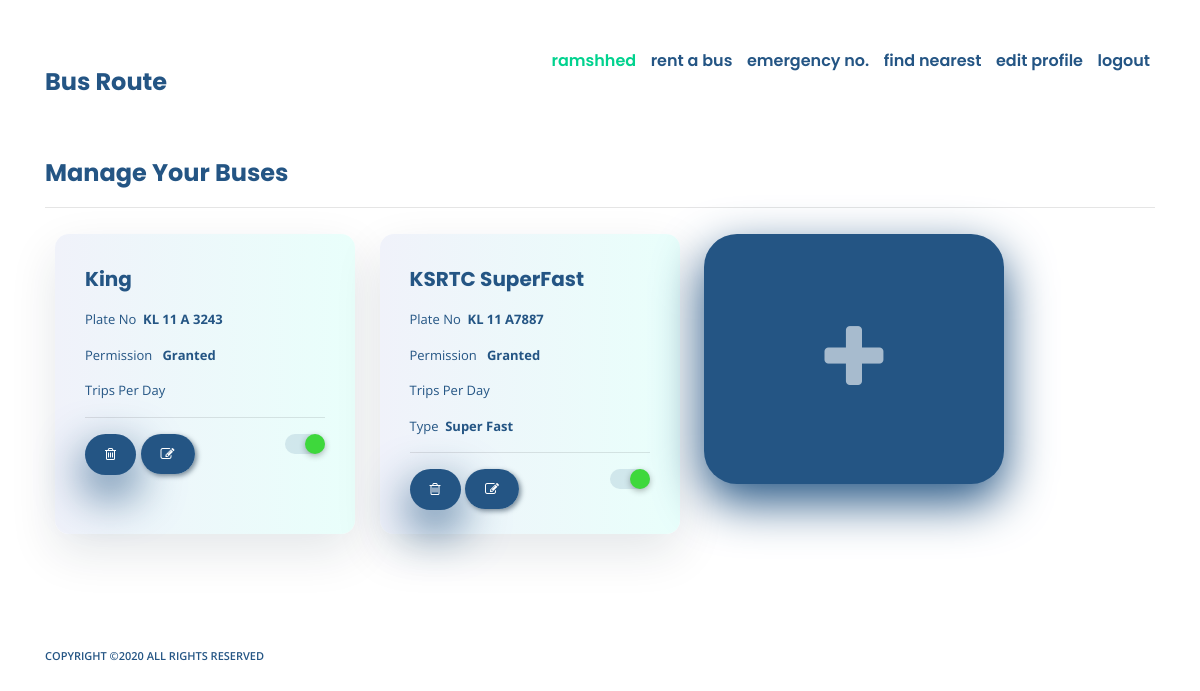
Screenshot of /bus/owner/main/ (signed in) with the database file from the repository.
### accounts/models.py (models this page shows)
class UserAccounts(AbstractUser):
    username = None
    email = models.EmailField(_('email address'), unique=True)
    is_bus_owner = models.BooleanField(default=False)
    phone_regex = RegexValidator(regex=r'^\+?1?\d{9,15}$', message="Invalid format, ex: '+999999999'.")
    phone = models.CharField(validators=[phone_regex], max_length=17, blank=True, null=True)
    USERNAME_FIELD = 'email'
    REQUIRED_FIELDS = []
    objects = UserManager()

### bus/models.py (models this page shows, shortened)
class BaseModel(models.Model):
    created_date = models.DateTimeField(auto_now_add=True)
    modified_date = models.DateTimeField(auto_now=True)
    class Meta:
        abstract = True

class BusModel(BaseModel):
    owner = models.ForeignKey(get_user_model(),on_delete=models.CASCADE)
    name = models.CharField(max_length=60)
    reg_no = models.CharField(max_length=30)
    active = models.BooleanField(default=False)
    permitted = models.BooleanField(default=False)
    category = models.CharField(max_length=15,choices=bus_category,default='private')
    ksrtc_category = models.CharField(max_length=15,choices=ksrtc_buses,null=True,blank=True)
    capacity = models.IntegerField(default=0)
    booking = models.BooleanField(default=False)
    minimum_rate = models.IntegerField(null=True,blank=True)
    rate_hour = models.IntegerField(null=True,blank=True)

### bus/views.py (the view)
# urls.py: path('owner/main/', views.owner_main_view),
@login_required(login_url=OWNER_URL)
@permission_required(OWNER_PERM,login_url = OWNER_URL)
def owner_main_view(request):
    bus_list = BusModel.objects.filter(owner=request.user)
    if request.method == "POST":
        form = CreateBusForm(request.POST)
        if form.is_valid():
            tmp = form.save(commit=False)
            tmp.owner = request.user
            tmp.save()
            messages.info(request, 'Bus Added Successfully!')
            return redirect('/bus/owner/main/')
        else:
            context = {
                "buses" : bus_list,
                "form" : form
            }
            return render(request, 'bus/buses.html',context)
    else:
        form = CreateBusForm()
        context = {
            "buses" : bus_list,
            "form" : form
        }
        return render(request, "bus/buses.html", context)

### templates/bus/buses.html (shortened to what this page needs)
{% extends 'base.html' %}
{% load static %}
{% block content %}
<div class="hos-pol-container">
    <p class="form-heading-register">Manage Your Buses</p><hr>
    {% for i in buses %}
    <div class="owner-bus-card {% if not i.permitted %} greyed {% endif %}">
        <p class="basic-p-owner">{{ i.name }}</p>
        <p class="basic-p-para">Plate No  &nbsp;<b>{{ i.reg_no| upper }}</b></p>
        <p class="basic-p-para">Permission  &nbsp;<b>{% if i.permitted %} Granted {% else %} Requested {% endif %}</b></p>
        <p class="basic-p-para">Trips Per Day  &nbsp;<b></b></p>
        {% if i.ksrtc_category %}
        <p class="basic-p-para">Type  &nbsp;<b>{{ i.get_ksrtc_category_display }}</b></p>
        {% endif %}
        <hr>
        <div style="display: flex;flex-direction: row;justify-content: space-between;">
        <div class="d-inline-block" >
        <button class="del-bus" data-id="{{i.id}}"><i class="fa fa-trash-o" aria-hidden="true"></i></button>
        <a href="/bus/owner/routes/{{ i.id }}/"><i class="fa fa-pencil-square-o" aria-hidden="true"></i></a>
        </div>
        {% if i.permitted %}
        <div class="text-right d-inline-block" style="vertical-align: -webkit-baseline-middle;">
        <label class="switch"><input data-id="{{ i.id }}" type="checkbox" {% if i.active %} checked{% endif %}/>    <div></div>
        </label></div>{% endif %}
        </div>
    </div>
    {% endfor %}
    <button class="owner-bus-card-add" data-toggle="modal" data-target="#myModal">
        <i class="fa fa-plus" aria-hidden="true"></i>
    </button>
</div>
{% endblock %}

### templates/base.html (shortened to what this page needs)
{% load static %}
<!DOCTYPE html>
<html lang="en">
<head>
    <link rel="stylesheet" href="https://maxcdn.bootstrapcdn.com/bootstrap/4.0.0/css/bootstrap.min.css">
    <link rel="stylesheet" href="https://cdnjs.cloudflare.com/ajax/libs/animate.css/3.7.2/animate.min.css">
    <link rel="stylesheet" href="https://stackpath.bootstrapcdn.com/font-awesome/4.7.0/css/font-awesome.min.css">
    <link rel="stylesheet" href="https://cdnjs.cloudflare.com/ajax/libs/jquery-confirm/3.3.2/jquery-confirm.min.css">
    <link href="{% static 'accounts/css/style.css' %}"  rel="stylesheet">
</head>
<body>
    <div class="container mt-5">
        <header>
            <nav>
                <div class="nav-logo">
                    <a href="/" class="heading-main-link"><span class="heading-main">Bus Route</span></a>
                </div>
                <ul class="nav-ul">
                    {% if not request.user.is_authenticated %}
                    <li><a href="/accounts/user/login/">login</a></li>
                    <li><a href="/accounts/user/register/">register</a></li>
                    {% else %}
                    <li><a href="#" style="color: #01D28E;">{{ request.user.first_name }}</a></li>
                    {% if perms.accounts.owner_rights %}
                    <li><a href="/bus/owner/rent/">rent a bus</a></li>
                    {% else %}
                    <li><a href="/bus/user/mytrip/">my trips</a></li>
                    {% endif %}
                    <li><a href="/bus/user/emergency/">emergency no.</a></li>
                    <li><a href="/bus/user/nearest/all/">find nearest</a></li>
                    <li><a href="/accounts/edit/">edit profile</a></li>
                    <li><a href="/accounts/logout/">logout</a></li>
                    {% endif %}
                </ul>
            </nav>
        </header>
        <article>
            {% block content %}
            {% endblock %}
        </article>
        <footer>
            <div class="row  mt-sm-4 mt-3 pt-sm-5 pt-0 ">
                <div class="col-sm-10">
                    <p class="footer-text d-inline-block">Copyright ©2020 All rights reserved</p>
                </div>
                <div class="col-sm-2">
                </div>
            </div>
        </footer>
    </div>
</body>
</html>

### accounts/static/accounts/css/style.css (style rules this page uses)
body { overflow-x: hidden; }
.basic-p-para { font-family: Open Sans; font-style: normal; font-weight: normal; font-size: 13px; color: #245584; width: 400px; }
.basic-p-owner { font-family: Poppins; font-style: normal; font-weight: bold; font-size: 20px; text-transform: capitalize; color: #245584; }
nav { display: flex; justify-content: space-between; }
.nav-ul { display: inline-block; list-style-type: none; }
.nav-ul li { display: inline-block; margin: 0px 5px 0px 5px; }
.nav-ul li a { color: #245584; font-weight: 600; font-size: 16px; font-family: Poppins; font-style: normal; }
.nav-logo { display: inline-block; }
.heading-main { font-family: Poppins; font-style: normal; font-weight: bold; font-size: 24px; color: #245584; }
.heading-main-link { text-decoration: none; }
.footer-text { font-family: Open Sans; font-style: normal; font-weight: 600; font-size: 11px; text-transform: uppercase; color: #245584; }
.form-heading-register { font-family: Poppins; font-style: normal; font-weight: bold; font-size: 24px; color: #245584; }
.hos-pol-container { margin: 50px 0px; }
.hos-pol-container a , .hos-pol-container button { font-family: Poppins; font-style: normal; font-weight: 500; font-size: 14px; background: #245584; box-shadow: 0px 18px 48px #245584; border-radius: 33px; color: #FFFFFF; padding: 10px 20px; outline: none; border: none; }
.owner-bus-card { background: linear-gradient(90deg, #F0F2FA 0%, #E9FFFB 100%); box-shadow: 0px 18px 48px rgba(10, 34, 57, 0.11); border-radius: 14px; width: 300px; height: 300px; display: inline-block; padding: 30px 30px; margin: 10px 10px; vertical-align: top; }
.owner-bus-card a,.owner-trip-card a { box-shadow: 2px 2px 5px rgba(10, 34, 57, 0.5) !important; }
.owner-bus-card-add { background: linear-gradient(90deg, #F0F2FA 0%, #E9FFFB 100%); box-shadow: 0px 18px 48px rgba(10, 34, 57, 0.11); border-radius: 14px; width: 300px; height: 250px; font-size: 75px !important; color: rgba(255, 255, 255, 0.6) !important; display: inline-block; text-align: center; padding: 30px 30px; margin: 10px 10px; }
.switch { display: inline-block; font-size: 20px; height: 1em; width: 2em; background:#24558421; border-radius: 1em; }
.switch div { height: 1em; width: 1em; border-radius: 1em; background: #FFF; box-shadow: 0 0.1em 0.3em rgba(0,0,0,0.3); -webkit-transition: all 300ms; -moz-transition: all 300ms; transition: all 300ms; }
.switch input:checked + div { -webkit-transform: translate3d(100%, 0, 0); -moz-transform: translate3d(100%, 0, 0); transform: translate3d(100%, 0, 0); background: #3ed83c; }

### rows the page displays
UserAccounts: user.first_name "ramshhed"
BusModel: name "King", reg_no "KL 11 A 3243", permitted "Granted"
BusModel: name "KSRTC SuperFast", reg_no "KL 11 A7887", permitted "Granted", ksrtc_category "Super Fast"
